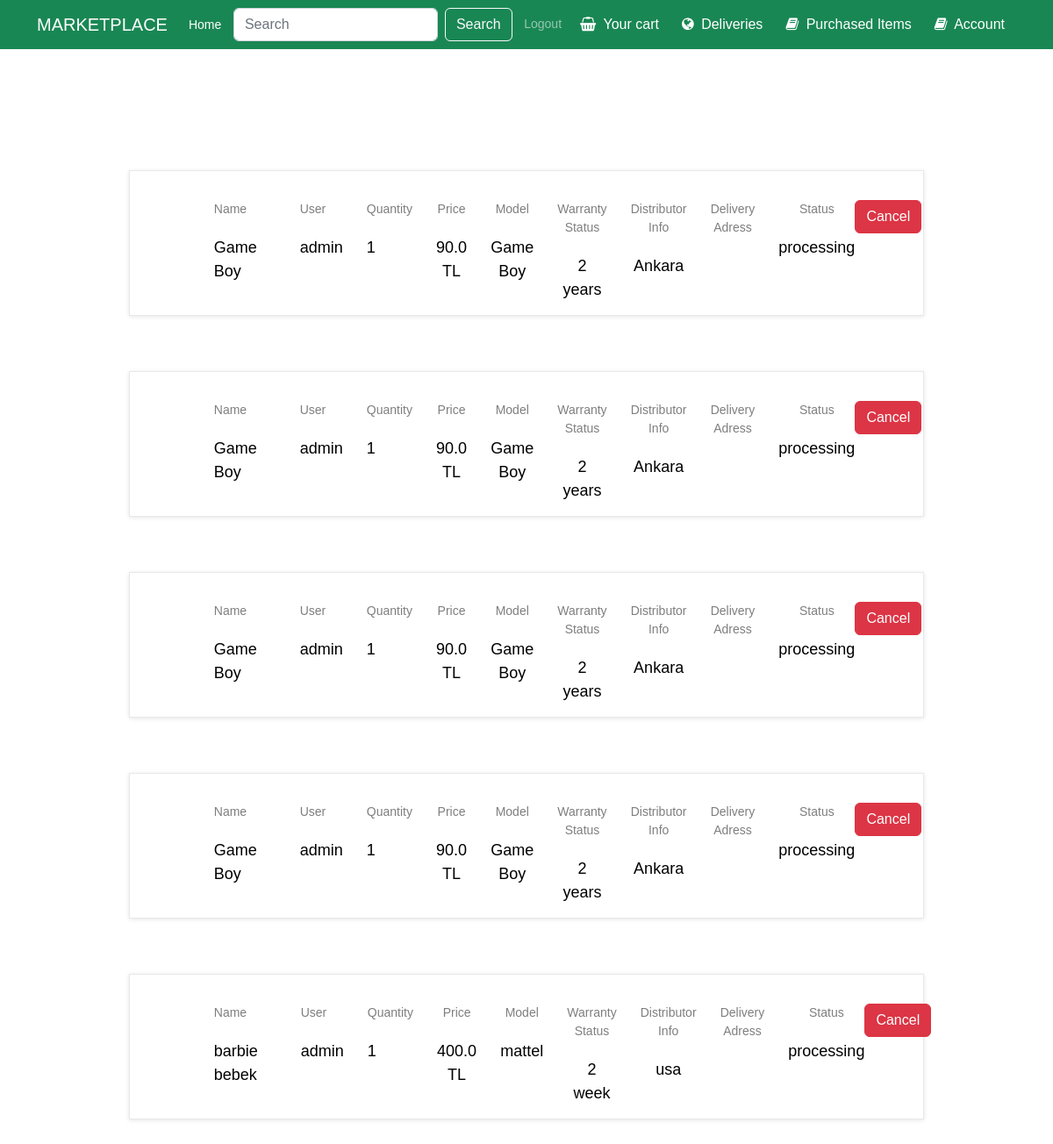
Screenshot of /delivery (signed in) with the database file from the repository.
### Product/models.py (models this page shows, shortened)
class OrderedProduct(models.Model):
    ID = models.IntegerField(primary_key=True)
    name = models.CharField(max_length=100)
    model = models.CharField(max_length=100)
    number = models.IntegerField()
    description = models.TextField()
    price = models.FloatField(default=0)
    warranty_status = models.CharField(max_length=100)
    distributor_info = models.TextField()
    order_number = models.CharField(max_length=100)
    delivery_address = models.TextField(blank=True,null=True)
    recipient = models.ForeignKey(settings.AUTH_USER_MODEL, on_delete=models.CASCADE)
    order_process_status = models.CharField(max_length=100, default="processing")
    quantity = models.IntegerField()
    purchased_price = models.FloatField(default=0)
    InstockID = models.IntegerField(default=0)

class Users(AbstractBaseUser,PermissionsMixin):
    username_validator = UnicodeUsernameValidator()
    ID = models.AutoField(primary_key=True)
    email = models.EmailField(blank=True,default='')
    first_name = models.CharField(max_length=150,default='',blank=True)
    last_name = models.CharField(max_length=150,default='',blank=True)
    is_active = models.BooleanField(default=True,help_text=
            "Designates whether this user should be treated as active. "
            "Unselect this instead of deleting accounts."
    )
    is_superuser = models.BooleanField(default=False)
    is_staff = models.BooleanField(default=False,help_text="Designates whether the user can log into this admin site.")
    username = models.CharField(max_length=150,
        unique=True,
        help_text=(
            "Required. 150 characters or fewer. Letters, digits and @/./+/-/_ only."
        ),
        validators=[username_validator],
        error_messages={
            "unique": "A user with that username already exists.",
        }
    )
    tax_ID = models.IntegerField(default=0)
    home_address = models.TextField(blank=True,null=True)
    role = models.CharField(max_length=100,default='customer')
    date_joined = models.DateTimeField(default=timezone.now)
    last_login = models.DateTimeField(blank=True,null=True)
    objects = MyUserManager()
    REQUIRED_FIELDS = []
    USERNAME_FIELD = "username"
    def __str__(self):
        return self.username
    class Meta:
        verbose_name = 'User'
        verbose_name_plural = 'Users'

### Main/views.py (the view, shortened to what this page needs)
# urls.py: path("delivery",views.delivery,name="delivery"),
def delivery(request):
    if request.user.is_authenticated:
        if request.user.role == "product manager":
            ordered_products = OrderedProduct.objects.all()
        else:
            ordered_products = OrderedProduct.objects.filter(recipient = request.user)
        return render(request,"delivery.html",{"products":ordered_products})
    else:
        products = []
        return render(request,"delivery.html",{"products":products})

### Main/templates/delivery.html (shortened to what this page needs)
{% extends 'base.html' %}
{% load static %}
{% block link %}
<link rel="stylesheet" type="text/css" href="{% static 'cart.css' %}">
{% endblock %}
{% block content %}
<div class="container mt-3">
<div class="cart_section">
    {% if request.user.is_authenticated %}
        {% if products|length == 0  %}
        <h5 class="alert-heading col-lg-10"> There are no deliveries</h5>
        {% else %}
        <div class="container-fluid">
            <div class="row">
                <div class="col-lg-10 offset-lg-1">
                    <div class="cart_container">
                        <div class="cart_items">
                            <br>
                            {% for product in products %}
                            <ul class="cart_list">
                                <li class="cart_item clearfix">
                                    <div class="cart_item_info d-flex flex-md-row flex-column justify-content-between">
                                        <div class="cart_item_name cart_info_col">
                                            <div class="cart_item_title">Name</div>
                                            <div class="cart_item_text">{{product.name}}</div>
                                        </div>
                                        <div class="cart_item_name cart_info_col">
                                            <div class="cart_item_title">User</div>
                                            <div class="cart_item_text">{{product.recipient}}</div>
                                        </div>
                                        <div class="cart_item_quantity cart_info_col">
                                            <div class="cart_item_title">Quantity</div>
                                            <div class="cart_item_text">{{product.quantity}}</div>
                                        </div>
                                        {% if product.purchased_price == 0 %}
                                        <div class="cart_item_price cart_info_col">
                                            <div class="cart_item_title">Price</div>
                                            <div class="cart_item_text">{{product.price}} TL</div>
                                        </div>
                                        {% else %}
                                        <div class="cart_item_price cart_info_col">
                                            <div class="cart_item_title">Price</div>
                                            <div class="cart_item_text">{{product.purchased_price}} TL</div>
                                        </div>
                                        {% endif %}
                                        <div class="cart_item_total cart_info_col">
                                            <div class="cart_item_title">Model</div>
                                            <div class="cart_item_text">{{product.model}}</div>
                                        </div>
                                        <div class="cart_item_total cart_info_col">
                                            <div class="cart_item_title">Warranty Status</div>
                                            <div class="cart_item_text">{{product.warranty_status}}</div>
                                        </div>
                                        <div class="cart_item_total cart_info_col">
                                            <div class="cart_item_title">Distributor Info</div>
                                            <div class="cart_item_text">{{product.distributor_info}}</div>
                                        </div>
                                        <div class="cart_item_total cart_info_col">
                                            <div class="cart_item_title">Delivery Adress</div>
                                        </div>
                                        <div class="cart_item_total cart_info_col">
                                            <div class="cart_item_title">Status</div>
                                            <div class="cart_item_text">{{product.order_process_status}}</div>
                                        </div>
                                        {% if product.order_process_status != "delivered" %}
                                        <form method="post" class="justify-content-center" action="{% url 'delivery' %}">
                                            <button class="btn btn-danger" type="submit">Cancel</button>
                                        </form>
                                        {% endif %}
                                    </div>
                                </li>
                            </ul>
                            <br>
                            <br>
                            <br>
                            {% endfor %}
                        </div>
                    </div>
                </div>
            </div>
        </div>
        {% endif %}
    {% else %}
    <h5 class="alert-heading col-lg-10"> You are not logged in</h5>
    <h5 class="alert-heading col-lg-10">Please log in to see your deliveries.</h5>
    {% endif %}
</div>
</div>
{% endblock %}

### Product/static/cart.css (style rules this page uses)
* { margin: 0; padding: 0; -webkit-font-smoothing: antialiased; -webkit-text-shadow: rgba(0, 0, 0, .01) 0 0 1px; text-shadow: rgba(0, 0, 0, .01) 0 0 1px }
body { font-family: 'Rubik', sans-serif; font-size: 14px; font-weight: 400; background: #E0E0E0; color: #000000 }
ul { list-style: none; margin-bottom: 0px }
.cart_section { width: 100%; padding-top: 93px; padding-bottom: 111px }
.cart_items { margin-top: 8px }
.cart_list { border: solid 1px #e8e8e8; box-shadow: 0px 1px 5px rgba(0, 0, 0, 0.1); background-color: #fff; margin: auto; }
.cart_item { width: 100%; padding: 15px; padding-right: 46px }
.cart_item_info { width: calc(100% - 133px); float: left; padding-top: 18px }
.cart_item_name { margin-left: 7.2% }
.cart_item_title { font-size: 14px; font-weight: 400; color: rgba(0, 0, 0, 0.5) }
.cart_item_text { font-size: 18px; margin-top: 20px }
.cart_item_price { margin-left: 4%; text-align: center }
.cart_item_total { margin-left: 4%; text-align: center }
.cart_item_quantity { margin-left: 4%; }

### rows the page displays
OrderedProduct: name "Game Boy", recipient "admin", quantity "1", purchased_price "90.0", model "Game Boy", warranty_status "2 years", distributor_info "Ankara", order_process_status "processing"
OrderedProduct: name "Game Boy", recipient "admin", quantity "1", purchased_price "90.0", model "Game Boy", warranty_status "2 years", distributor_info "Ankara", order_process_status "processing"
OrderedProduct: name "Game Boy", recipient "admin", quantity "1", purchased_price "90.0", model "Game Boy", warranty_status "2 years", distributor_info "Ankara", order_process_status "processing"
OrderedProduct: name "Game Boy", recipient "admin", quantity "1", purchased_price "90.0", model "Game Boy", warranty_status "2 years", distributor_info "Ankara", order_process_status "processing"
OrderedProduct: name "barbie bebek", recipient "admin", quantity "1", purchased_price "400.0", model "mattel", warranty_status "2 week", distributor_info "usa", order_process_status "processing"
